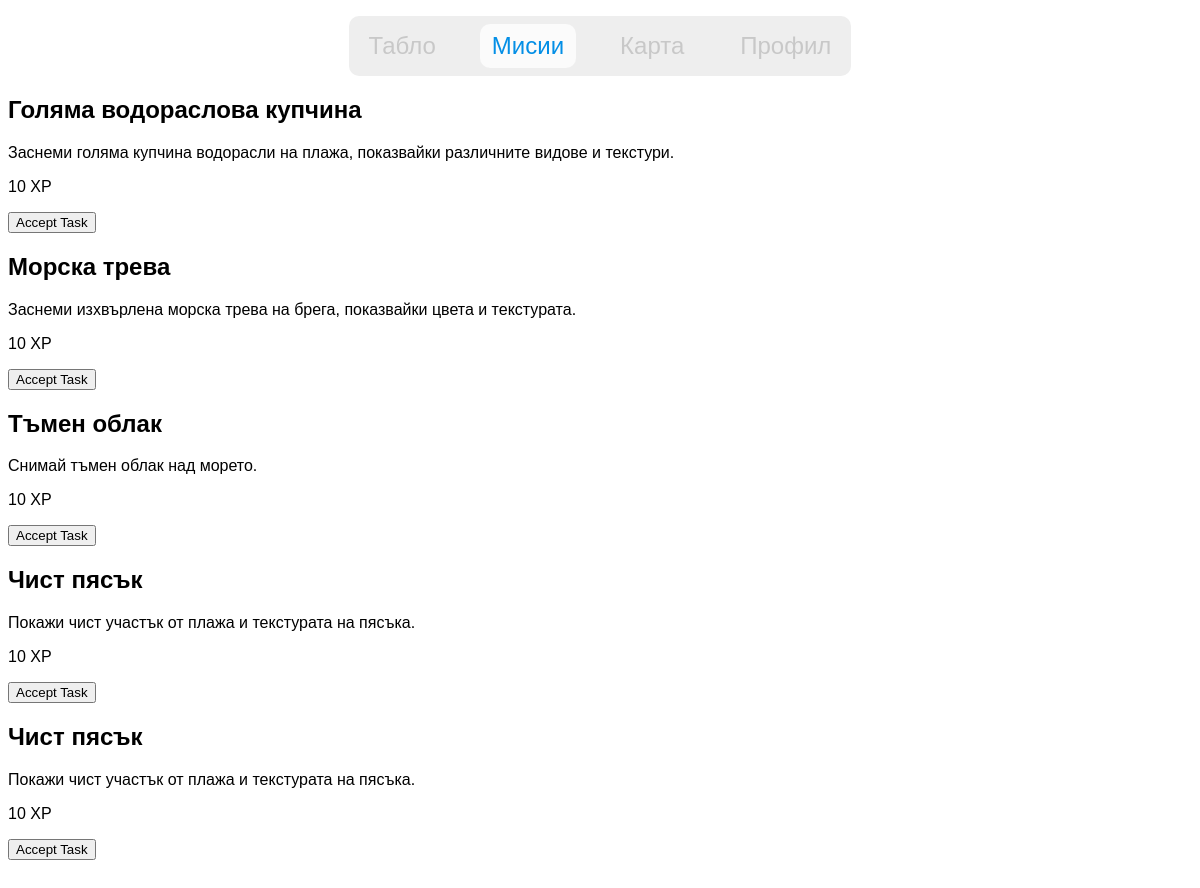
The app's page /tasks/ (signed in), older data.
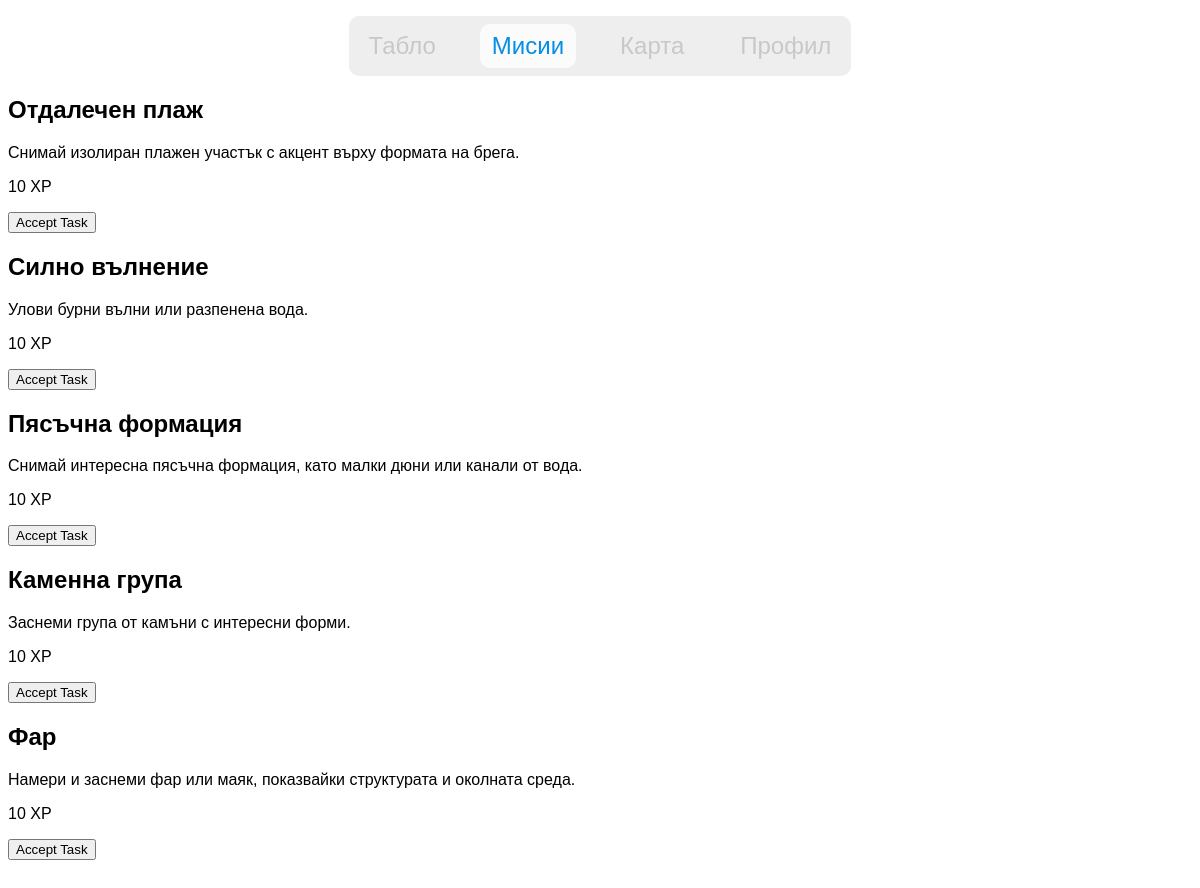
The same page, newer data.
### beaches/models.py (models this page shows, shortened)
class Task(models.Model):
    DIFFICULTY_CHOICES = [
        ('easy', 'Easy'),
        ('medium', 'Medium'),
        ('hard', 'Hard'),
    ]
    CATEGORY_CHOICES = [
        ('clean', 'Погрижи се природата'),
        ('photo', 'Снимай'),
        ('observe', 'Научи за фауната'),
    ]
    title = models.CharField(max_length=200, default="Task")
    description = models.TextField(max_length=100, null=True)
    user_desc = models.TextField(max_length=1000, null=True)
    difficulty = models.CharField(max_length=10, choices=DIFFICULTY_CHOICES, default="easy")
    category = models.CharField(max_length=20, choices=CATEGORY_CHOICES, default="photo")
    date_assigned = models.DateField(null=True, blank=True)
    reward = models.PositiveIntegerField(default=10)
    is_daily = models.BooleanField(default=False)

### beaches/views.py (the view)
# urls.py: path("tasks/", views.tasks_view, name="tasks"),
@login_required
def tasks_view(request):
    profile = models.UserProfile.objects.get(user=request.user)
    all_tasks = models.Task.objects.all()
    accepted_tasks = models.AcceptedTask.objects.filter(
        user_profile=profile, status='accepted'
    )
    completed_tasks = models.AcceptedTask.objects.filter(
        user_profile=profile, status='completed'
    )
    context = {
        "tasks": all_tasks,
        "accepted_ids": list(accepted_tasks.values_list("task_id", flat=True)),
        "completed_ids": list(completed_tasks.values_list("task_id", flat=True)),
    }
    return render(request, "app/gamification/tasks.html", context)

### beaches/templates/app/gamification/tasks.html (shortened to what this page needs)
{% load static %}
{% load widget_tweaks %}
<!DOCTYPE html>
<html lang="en">
<head>
    <link rel="stylesheet" href="{% static 'alert.css' %}">
    <link rel="stylesheet" href="{% static 'nav.css' %}">
    <link rel="stylesheet" href="{% static 'tasks.css' %}">
    <link rel="stylesheet" href="https://cdn.jsdelivr.net/npm/bootstrap-icons@1.13.1/font/bootstrap-icons.min.css">
</head>
<body>
    {% include 'app/components/navbar.html' %}
    {% for task in tasks %} <div>
            <h2>{{ task.title }}</h2>
            <p>{{ task.user_desc }}</p>
            <p>{{ task.reward }} XP</p>
            {% if task.id in completed_ids %}
                <p class="text-green"><i class="bi bi-check-lg"></i> Изпълнено</p>
            {% else %}
                <form action="{% url 'accept_task' task.id %}" method="POST" class="mt-3">
                    <button class="bg-green-500 text-white px-4 py-2 rounded-md">Accept Task</button>
                </form>
            {% endif %}
        </div>
    {% empty %}
        <p>Нямате мисии...</p>
    {% endfor %}
</body>
</html>

Row changes from the older to the newer data that the page shows:
removed Task: title "Голяма водораслова купчина", user_desc "Заснеми голяма купчина водорасли на плажа, показвайки различните видове и текстури.", reward "10", shows "Accept Task"
removed Task: title "Морска трева", user_desc "Заснеми изхвърлена морска трева на брега, показвайки цвета и текстурата.", reward "10", shows "Accept Task"
removed Task: title "Тъмен облак", user_desc "Снимай тъмен облак над морето.", reward "10", shows "Accept Task"
removed Task: title "Чист пясък", user_desc "Покажи чист участък от плажа и текстурата на пясъка.", reward "10", shows "Accept Task"
removed Task: title "Чист пясък", user_desc "Покажи чист участък от плажа и текстурата на пясъка.", reward "10", shows "Accept Task"
added Task: title "Отдалечен плаж", user_desc "Снимай изолиран плажен участък с акцент върху формата на брега.", reward "10", shows "Accept Task"
added Task: title "Силно вълнение", user_desc "Улови бурни вълни или разпенена вода.", reward "10", shows "Accept Task"
added Task: title "Пясъчна формация", user_desc "Снимай интересна пясъчна формация, като малки дюни или канали от вода.", reward "10", shows "Accept Task"
added Task: title "Каменна група", user_desc "Заснеми група от камъни с интересни форми.", reward "10", shows "Accept Task"
added Task: title "Фар", user_desc "Намери и заснеми фар или маяк, показвайки структурата и околната среда.", reward "10", shows "Accept Task"
